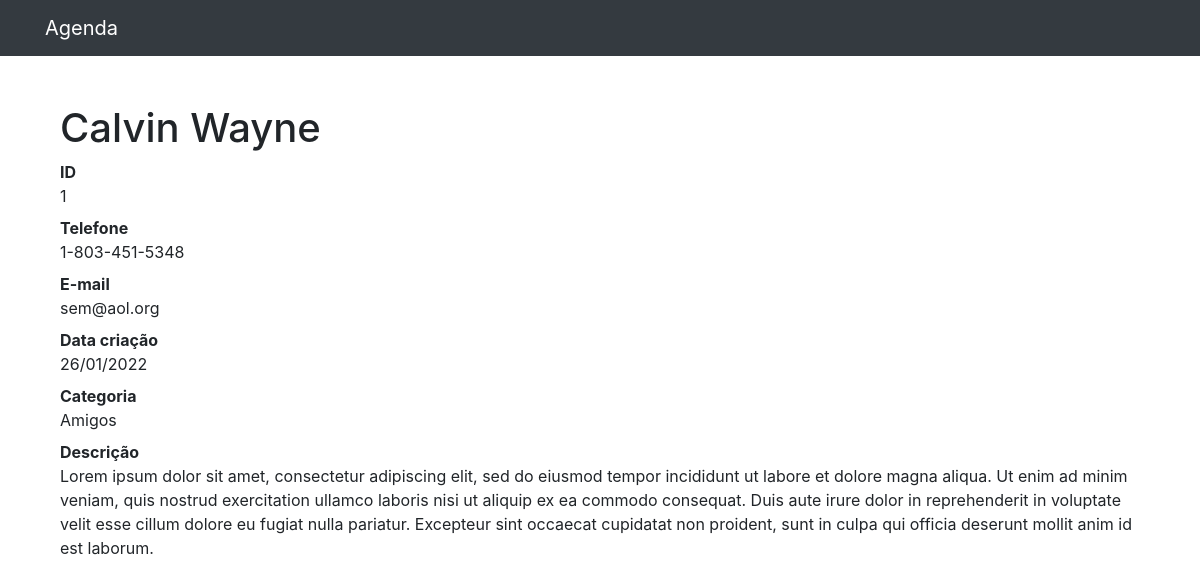
The page /1 on the database its author committed.
### contacts/models.py (models this page shows, shortened)
class Contact(models.Model):
    first_name = models.CharField(max_length=255)
    last_name = models.CharField(max_length=255, blank=True)
    phone_number = models.CharField(max_length=50)
    email = models.CharField(max_length=255, blank=True)
    created_at = models.DateTimeField(default=timezone.now)
    description = models.TextField(blank=True)
    category = models.ForeignKey(Category, on_delete=models.DO_NOTHING)
    is_visible = models.BooleanField(default=True)

class Category(models.Model):
    name = models.CharField(max_length=255)
    def __str__(self) -> str:
        return self.name

### contacts/views.py (the view)
# urls.py: path('<int:contact_id>', views.single_contact, name='single_contact')
def single_contact(request, contact_id):
    contact = get_object_or_404(Contact, id=contact_id)
    return render(request, 'contacts/single_contact.html', {
        'contact': contact
    })

### contacts/templates/contacts/single_contact.html (shortened to what this page needs)
{% extends 'base.html' %}
{% block content %}
  <div class="container">
    <div class="row">
      <div class="col-lg-12">
        <h1 class="mt-5">{{ contact.first_name }} {{ contact.last_name }}</h1>
        <dl>
          <dt>ID</dt>
          <dd>{{ contact.id }}</dd>
          <dt>Telefone</dt>
          <dd>{{ contact.phone_number }}</dd>
          <dt>E-mail</dt>
          <dd>{{ contact.email }}</dd>
          <dt>Data criação</dt>
          <dd>{{ contact.created_at | date:'d/m/Y'}}</dd>
          <dt>Categoria</dt>
          <dd>{{ contact.category }}</dd>
          <dt>Descrição</dt>
          <dd>{{ contact.description }}</dd>
        </dl>
      </div>
    </div>
  </div>
{% endblock content %}

### rows shown on the page
Contact: first_name "Calvin", last_name "Wayne", id "1", phone_number "1-803-451-5348", email "sem@aol.org", created_at "26/01/2022", category "Amigos", description "Lorem ipsum dolor sit amet, consectetur adipiscing elit, sed do eiusmod tempor incididunt ut labore et dolore magna aliqua. Ut enim ad minim veniam, quis nostrud exercitation ullamco laboris nisi ut aliquip ex ea commodo consequat. Duis aute irure dolor in reprehenderit in voluptate velit esse cillum dolore eu fugiat nulla pariatur. Excepteur sint occaecat cupidatat non proident, sunt in culpa qui officia deserunt mollit anim id est laborum."
